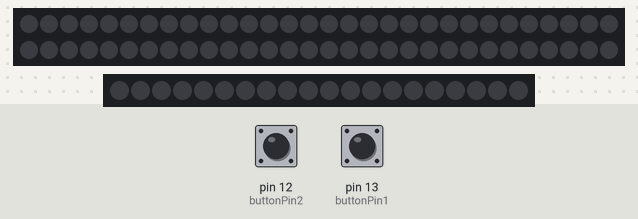
Simulated run of this sketch. Board: Arduino Uno, built with avr-gcc and run on an emulated ATmega328P. On the bench: 60 RGB LEDs in strip order, left to right, continuing on the next row, 20 RGB LEDs in strip order, left to right. Inputs (shaded band) come from the test bench; at power-on: pin 12 (buttonPin2) LOW, pin 13 (buttonPin1) LOW. Dim RGB values are drawn brighter than linear; what the sketch prints to the serial monitor is not drawn.

Above: at 1.2 s.
1.3 s: pin 12 (buttonPin2) pulled HIGH for 0.15 s
At 1.51 s:
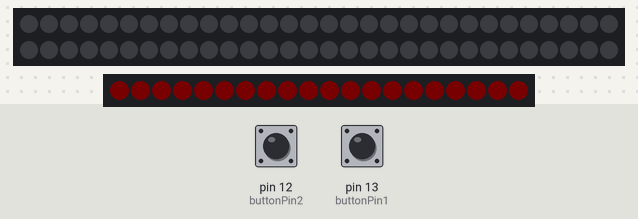
2.0 s: pin 13 (buttonPin1) pulled HIGH for 0.15 s
At 4.0 s:
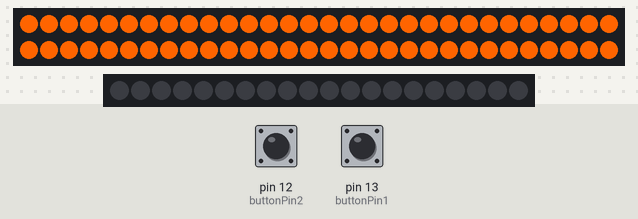
4.3 s: pin 12 (buttonPin2) pulled HIGH for 1 s
At 4.52 s:
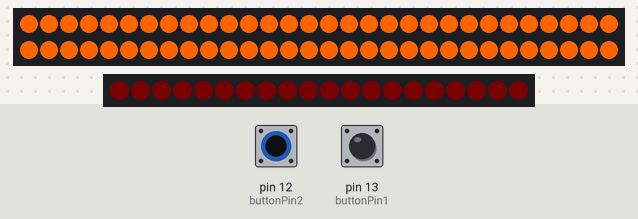
5.9 s: pin 13 (buttonPin1) pulled HIGH for 1 s
At 7.0 s:
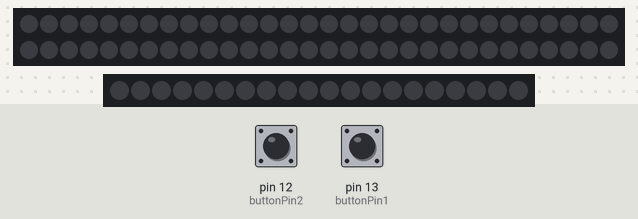
8.4 s: pin 13 (buttonPin1) pulled HIGH for 3.2 s
At 9.1 s:
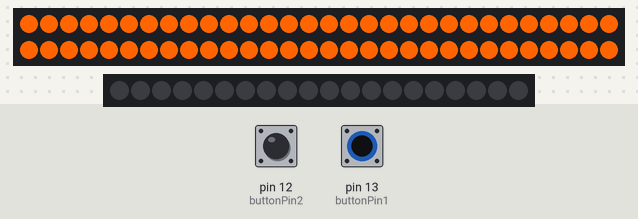
Timing chart, 0 to 11.4 s (numbered marks = the images above; inputs shaded):
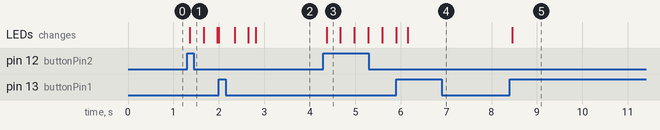

The sketch:

final_project_code.ino
```cpp
#include <Adafruit_NeoPixel.h>
#include <CapacitiveSensor.h>


// declaring vars

//neopixel vars
int constantGlowPin = 9;
int firingPin = 10;
int constantGlowAmt = 60;
int firingAmt = 20;

bool isFiring = false;

/*
note: i'm sure there's a way to make this code a little more compact
using arrays but because the amounts of the pixels are different
i don't know how to make that work so i'm open to suggestions!!
*/

Adafruit_NeoPixel constantGlowStrip(constantGlowAmt, constantGlowPin);
Adafruit_NeoPixel firingStrip(firingAmt, firingPin);

uint32_t constantGold = constantGlowStrip.Color(255, 100, 0);
uint32_t firingGold = firingStrip.Color(255, 100, 0);


// button vars
int buttonPin1 = 13;
bool buttonState1 = false;
bool prevButtonState1 = false;

int buttonPin2 = 12;
bool buttonState2 = false;
bool prevButtonState2 = false;

// state vars for finite state machine
int state = 0;


void setup() {

  Serial.begin(9600);
  constantGlowStrip.begin();
  firingStrip.begin();
  constantGlowStrip.clear();
  firingStrip.clear();

}

void loop() {

  // constantGlowFill(constantGold);
  stateMachine();
  handleButton1();
  handleButton2();
  // firingSequence(firingGold, 10);
  // fire();

}

//////////////////////////////////////////////////////////////////////////////////////////////////////////
////////////// functions /////////////////////////////////////////////////////////////////////////////////
//////////////////////////////////////////////////////////////////////////////////////////////////////////

void handleButton1() {

  // reset the button states
  prevButtonState1 = buttonState1;
  buttonState1 = digitalRead(buttonPin1);

  // toggle if statement
  if (buttonState1 == HIGH && prevButtonState1 == LOW) {
    state += 1;

    if (state > 1) {
    	state = 0;
    }

    // debounce
    delay(50);
  }

}


void constantGlowFill(uint32_t c) {
  for (int i = 0; i<constantGlowStrip.numPixels(); i++) {
    constantGlowStrip.setPixelColor(i, c);
  }
  constantGlowStrip.show();
}


void firingSequence(uint32_t c, int interval) {

  static int index = 0;
  static unsigned long startTime = 0;

  firingStrip.clear();

  for (int i = 0; i<=firingStrip.numPixels(); i++) {
    firingStrip.setPixelColor(i, c);
  }

  if (millis() - startTime >= interval) {
    firingStrip.setBrightness(index);
    index++;
    // startTime = millis();


    if (index >= 255) {
     firingStrip.clear();
     index = 0;
     isFiring = false;
    }
  }

  firingStrip.show();

}

void handleButton2() {

  // reset the button states
  prevButtonState2 = buttonState2;
  buttonState2 = digitalRead(buttonPin2);

  // static bool isFiring = false;

  // toggle if statement
  if (buttonState2 == HIGH && prevButtonState2 == LOW) {
    isFiring = !isFiring;

    // debounce
    delay(50);
  }

      if (isFiring == true) {
    	firingSequence(firingGold, 10);
      // isFiring = !isFiring;
    }
    else if (isFiring == false) {
      firingStrip.clear();
      firingStrip.show();
    }

  Serial.println(isFiring);

}


void stateMachine() {

  switch (state) {
    case 0:
    constantGlowStrip.clear();
    firingStrip.clear();
    break;

    case 1:
    constantGlowFill(constantGold);
    // firingSequence(firingGold, 10);
    // fire();
    break;


  }

  // Serial.println(state);
  constantGlowStrip.show();
  // firingStrip.show();

}
```

Measured:
- after the input at 1.3 s, the LEDs: change after 0.06 s (image 1)
- after the input at 2.0 s, the LEDs: first change after 0.35 s (image 2 shows a later state)
- after the input at 4.3 s, the LEDs: change after 0.07 s (image 3)
- after the input at 5.9 s, the LEDs: change after 0.25 s (image 4)
- after the input at 8.4 s, the LEDs: change after 0.06 s (image 5)
